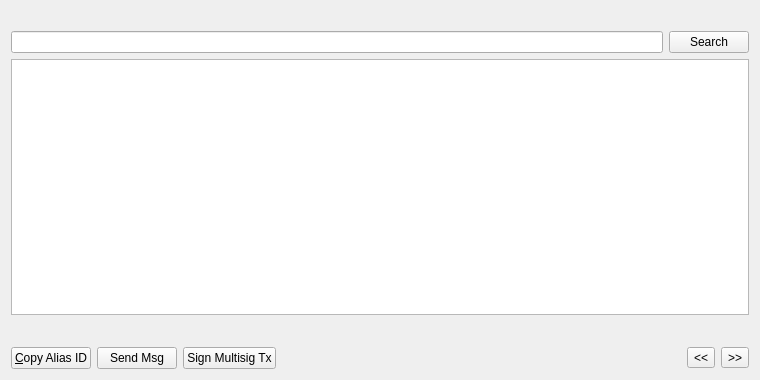
<?xml version="1.0" encoding="UTF-8"?>
<ui version="4.0">
 <class>AliasListPage</class>
 <widget class="QWidget" name="AliasListPage">
  <property name="geometry">
   <rect>
    <x>0</x>
    <y>0</y>
    <width>760</width>
    <height>380</height>
   </rect>
  </property>
  <property name="windowTitle">
   <string>Aliases</string>
  </property>
  <layout class="QVBoxLayout" name="verticalLayout">
   <item>
    <widget class="QLabel" name="labelExplanation">
     <property name="textFormat">
      <enum>Qt::PlainText</enum>
     </property>
     <property name="wordWrap">
      <bool>true</bool>
     </property>
    </widget>
   </item>
   <item>
    <layout class="QHBoxLayout" name="horizontalLayout_2">
     <item>
      <widget class="QLineEdit" name="lineEditAliasSearch"/>
     </item>
     <item>
      <widget class="QPushButton" name="searchAlias">
       <property name="maximumSize">
        <size>
         <width>16777215</width>
         <height>48</height>
        </size>
       </property>
       <property name="text">
        <string>Search</string>
       </property>
      </widget>
     </item>
    </layout>
   </item>
   <item>
    <widget class="QTableView" name="tableView">
     <property name="contextMenuPolicy">
      <enum>Qt::CustomContextMenu</enum>
     </property>
     <property name="toolTip">
      <string/>
     </property>
     <property name="tabKeyNavigation">
      <bool>false</bool>
     </property>
     <property name="alternatingRowColors">
      <bool>true</bool>
     </property>
     <property name="selectionMode">
      <enum>QAbstractItemView::SingleSelection</enum>
     </property>
     <property name="selectionBehavior">
      <enum>QAbstractItemView::SelectRows</enum>
     </property>
     <property name="sortingEnabled">
      <bool>true</bool>
     </property>
     <attribute name="verticalHeaderVisible">
      <bool>false</bool>
     </attribute>
    </widget>
   </item>
   <item>
    <layout class="QHBoxLayout" name="horizontalLayout_3">
     <item>
      <spacer name="horizontalSpacer_2">
       <property name="orientation">
        <enum>Qt::Horizontal</enum>
       </property>
       <property name="sizeHint" stdset="0">
        <size>
         <width>40</width>
         <height>20</height>
        </size>
       </property>
      </spacer>
     </item>
     <item>
      <widget class="QLabel" name="labelPage">
       <property name="text">
        <string/>
       </property>
      </widget>
     </item>
    </layout>
   </item>
   <item>
    <layout class="QHBoxLayout" name="horizontalLayout">
     <item>
      <widget class="QPushButton" name="copyAlias">
       <property name="toolTip">
        <string>Copy the currently selected alias to the system clipboard</string>
       </property>
       <property name="text">
        <string>&amp;Copy Alias ID</string>
       </property>
      </widget>
     </item>
     <item>
      <widget class="QPushButton" name="messageButton">
       <property name="text">
        <string>Send Msg</string>
       </property>
      </widget>
     </item>
     <item>
      <widget class="QPushButton" name="signMultisigButton">
       <property name="text">
        <string>Sign Multisig Tx</string>
       </property>
      </widget>
     </item>
     <item>
      <spacer name="horizontalSpacer">
       <property name="orientation">
        <enum>Qt::Horizontal</enum>
       </property>
       <property name="sizeHint" stdset="0">
        <size>
         <width>40</width>
         <height>20</height>
        </size>
       </property>
      </spacer>
     </item>
     <item>
      <widget class="QToolButton" name="prevButton">
       <property name="text">
        <string>&lt;&lt;</string>
       </property>
      </widget>
     </item>
     <item>
      <widget class="QToolButton" name="nextButton">
       <property name="text">
        <string>&gt;&gt;</string>
       </property>
      </widget>
     </item>
    </layout>
   </item>
  </layout>
 </widget>
 <resources>
  <include location="../syscoin.qrc"/>
 </resources>
 <connections/>
</ui>
